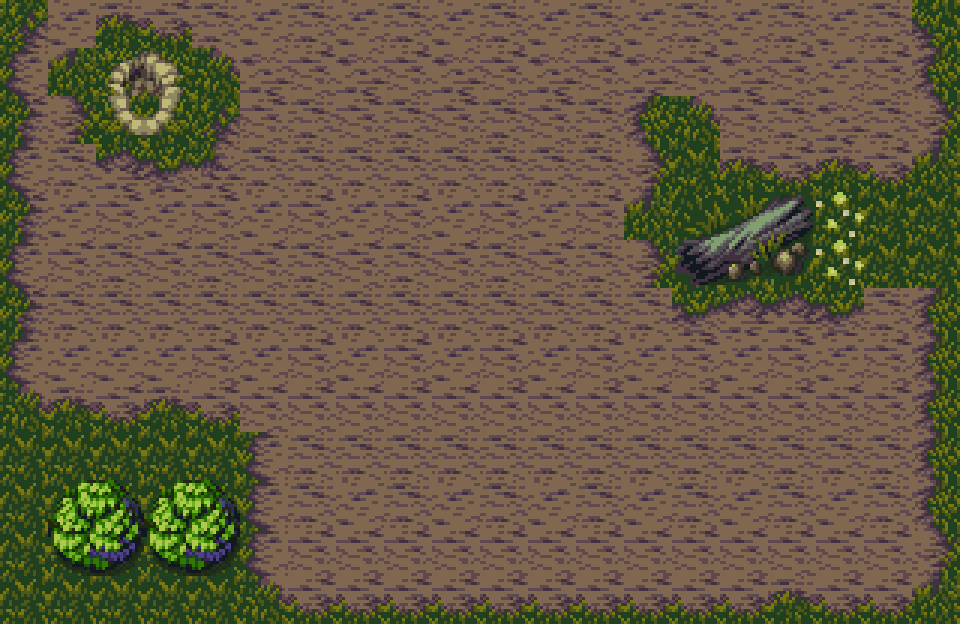

A 2D game scene composited from a Tiled map and its tileset images. What follows is a short description and the map's XML, with every tile layer's data as written:
An orthogonal 20x13 tile map with 48x48 px tiles, 2 tile layers (Tile Layer 1, Tile Layer 2).

<map version="1.10" tiledversion="1.10.1" orientation="orthogonal" renderorder="right-down" width="20" height="13" tilewidth="48" tileheight="48" infinite="0" nextlayerid="3" nextobjectid="1">
 <tileset firstgid="1" source="Forest_Day.tsx" />
 <layer id="1" name="Tile Layer 1" width="20" height="13">
  <data encoding="csv">
1,18,50,51,35,18,35,18,35,18,35,18,35,18,35,18,35,18,35,4,
17,52,53,54,49,34,19,34,19,34,19,34,19,34,19,34,19,18,19,20,
33,36,69,70,1,19,35,19,35,19,35,19,35,20,49,19,35,34,35,36,
17,35,2,3,22,35,35,35,35,35,35,35,35,36,83,50,51,50,51,52,
33,18,19,18,19,18,19,18,19,18,19,18,19,52,57,58,59,107,83,83,
17,19,35,19,35,19,35,19,35,19,35,19,35,36,73,74,75,107,83,83,
33,35,35,35,35,35,35,35,35,35,35,35,35,35,3,2,2,3,35,20,
17,18,18,18,19,18,19,18,19,18,19,18,19,18,19,18,19,18,19,20,
49,50,51,50,51,19,19,19,19,19,19,19,19,19,19,19,19,19,19,20,
83,83,83,83,83,17,35,35,35,35,35,35,35,35,35,35,35,35,35,20,
33,83,83,83,83,17,35,18,35,18,35,18,35,18,35,18,35,18,35,20,
33,19,19,19,19,17,19,19,19,19,19,19,19,19,19,19,19,19,19,36,
49,50,51,51,51,49,51,51,51,51,51,51,51,51,51,51,50,51,51,52
</data>
 </layer>
 <layer id="2" name="Tile Layer 2" width="20" height="13">
  <data encoding="csv">
0,0,0,0,0,0,0,0,0,0,0,0,0,0,0,0,0,0,0,0,
0,0,0,0,0,0,0,0,0,0,0,0,0,0,0,0,0,0,0,0,
0,0,0,0,0,0,0,0,0,0,0,0,0,0,0,0,0,0,0,0,
0,0,0,0,0,0,0,0,0,0,0,0,0,0,0,0,0,0,0,0,
0,0,0,0,0,0,0,0,0,0,0,0,0,0,0,0,0,0,0,0,
0,0,0,0,0,0,0,0,0,0,0,0,0,0,0,0,0,0,0,0,
0,0,0,0,0,0,0,0,0,0,0,0,0,0,0,0,0,0,0,0,
0,0,0,0,0,0,0,0,0,0,0,0,0,0,0,0,0,0,0,0,
0,0,0,0,0,0,0,0,0,0,0,0,0,0,0,0,0,0,0,0,
0,0,0,0,0,0,0,0,0,0,0,0,0,0,0,0,0,0,0,0,
83,9,10,9,10,0,0,0,0,0,0,0,0,0,0,0,0,0,0,0,
83,25,26,25,26,0,0,0,0,0,0,0,0,0,0,0,0,0,0,0,
83,83,83,83,83,0,0,0,0,0,0,0,0,0,0,0,0,0,0,0
</data>
 </layer>
</map>
